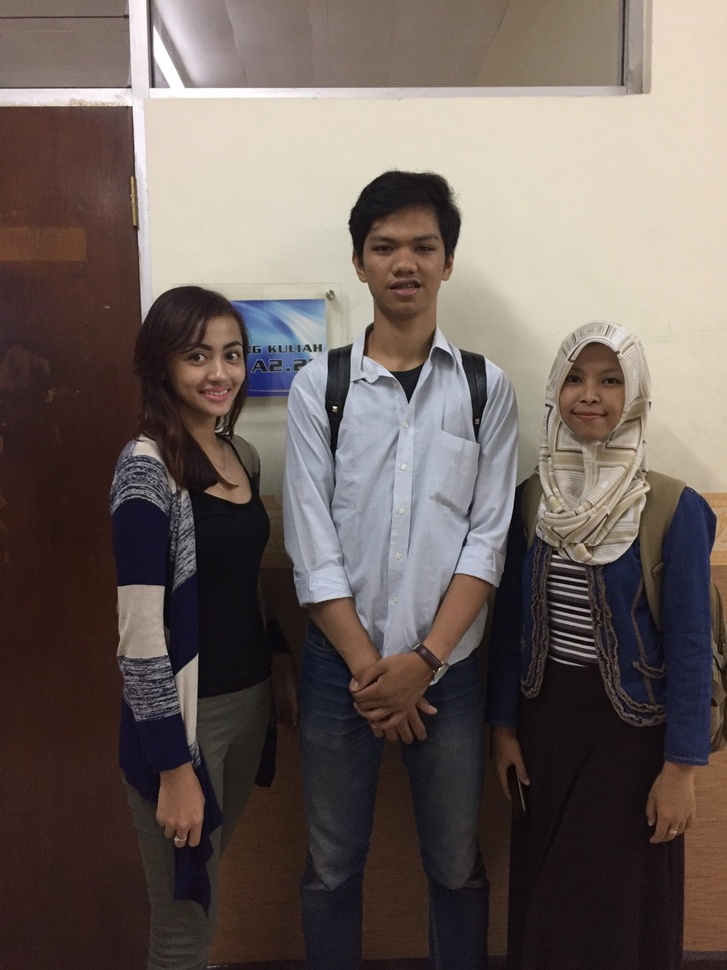
%> input picture foto.jpg, 727 x 970 px, shrunk from 1108 x 1478 before the run
$ octave aritmatika.m   (GNU Octave 9; MATLAB toolbox functions it lacks are replaced by stand-ins)
%> lines starting %> are read from the running program, lines starting %| are printed output that depends on the picture
clear all;
close all;
clc

%memanggil image
image = imread('foto.jpg');
%> image is the input picture: size 970x727x3 uint8; mean R, G, B 107.3, 95.6, 90.9

%mendapatkan komponen RGB
R = image (:,:,1); %mendapatkan komponen R
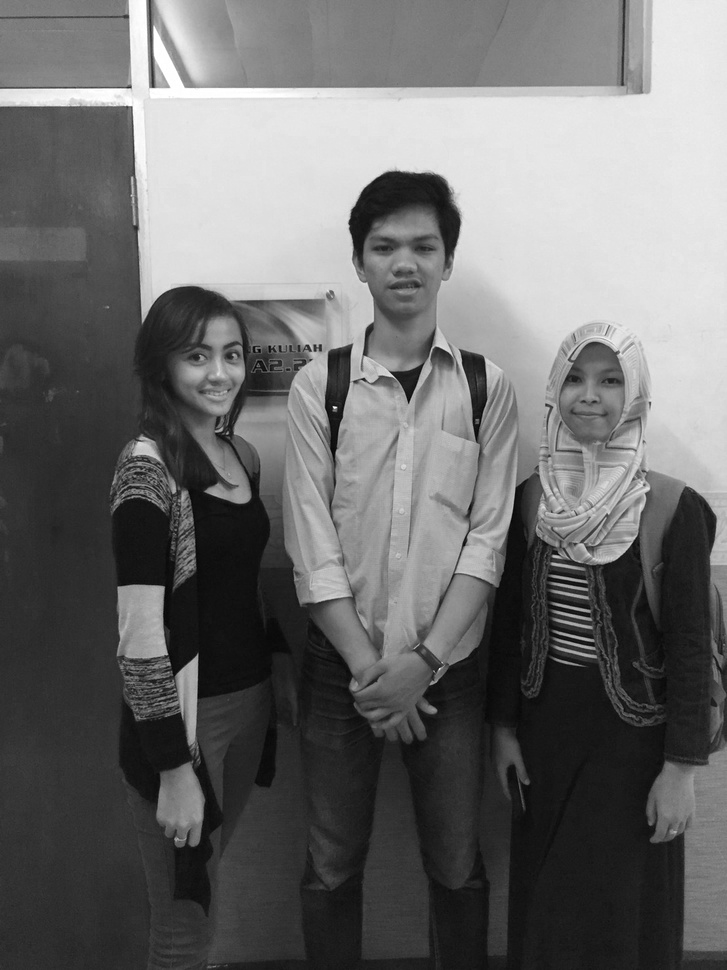
%> R: size 970x727 uint8; min 0, max 255, mean 107.3
G = image (:,:,2); %mendapatkan komponen G
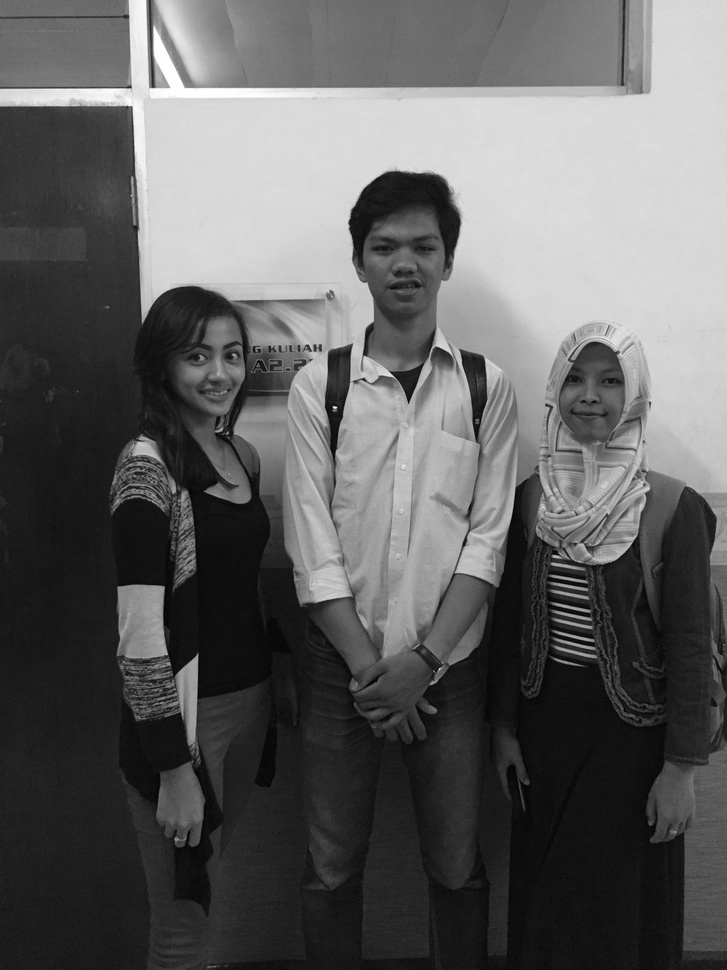
%> G: size 970x727 uint8; min 0, max 255, mean 95.6
B = image (:,:,3); %mendapatkan komponen B
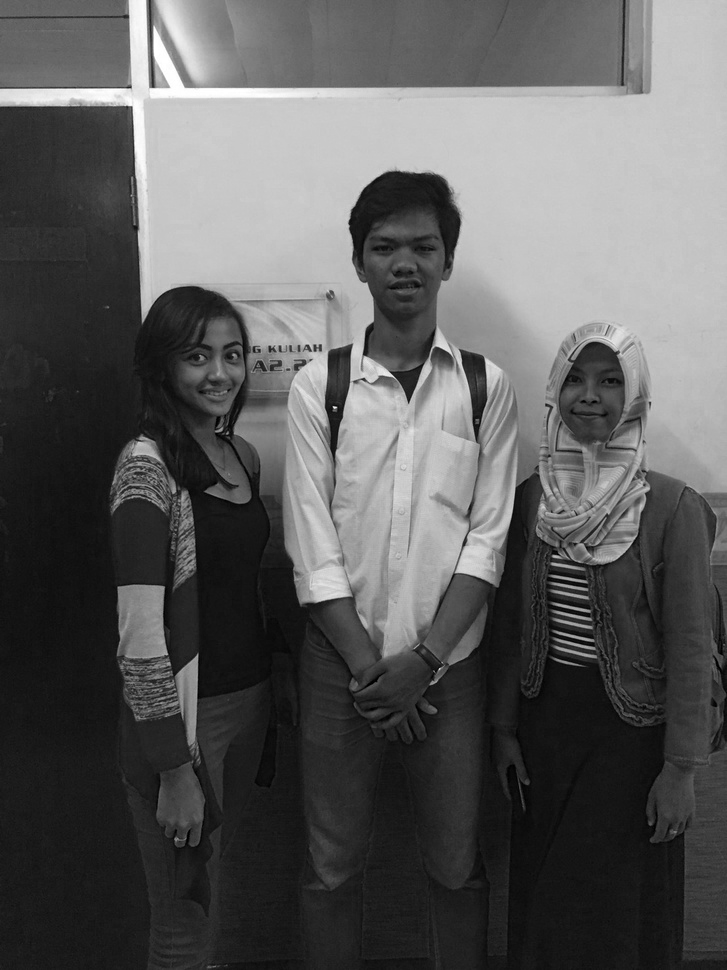
%> B: size 970x727 uint8; min 0, max 255, mean 90.9

%konversi citra berwarna ke citra keabuan
gray = 0.3*R + 0.6*G + 0.1*B;
%imshow(gray);

disp('');
disp('***** Operasi Aritmatika Citra Keabuan *****');

%input nilai x
x = input('masukan nilai x : ');
%> the answer given: 3

disp('');
disp('==Pilih Operasi Aritmatika==');
disp('1. Penjumlahan');
disp('2. Pengurangan');
disp('3. Perkalian');
disp('4. Pembagian');
disp('');
operasi = input('Pilih operasi aritmatika(1-4): ');
%> the answer given: 1

%operasi aritmatika
switch operasi
    case 1
        a = gray + x ;  %opersi penjumlahan
    case 2
        a = gray - x ;  %operasi pengurangan
    case 3
        a = gray * x ;  %operasi perkalian
    case 4
        a = gray / x ;  %operasi pembagian
end

disp('');
disp('**************** Kelompok 8 ****************');

%menampilkan citra keabuan
subplot(2,2,1);imshow(gray);title('Citra Keabuan');
%menampilkan histogram citra keabuan
subplot(2,2,2);imhist(gray);title('Histogram Citra Keabuan');
%menampilkan citra hasil operasi aritmatika
subplot(2,2,3);imshow(a);title('Citra Hasil Operasi Aritmatika');
%menampilkan histogram citra hasil operasi aritmatika
subplot(2,2,4);imhist(a);title('Histogram Citra Hasil Operasi Aritmatika');
%> after `title('Histogram Citra Hasil Operasi Aritmatika')`:
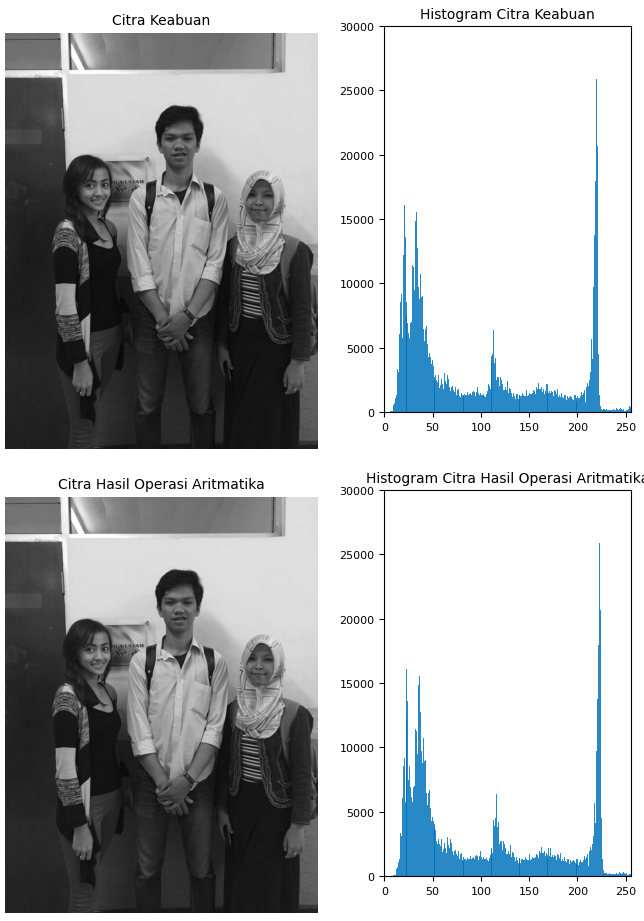
%> figure redrawn from the program's plot data, 4 panels

$ run again, with citra_abu.jpg copied over foto.jpg
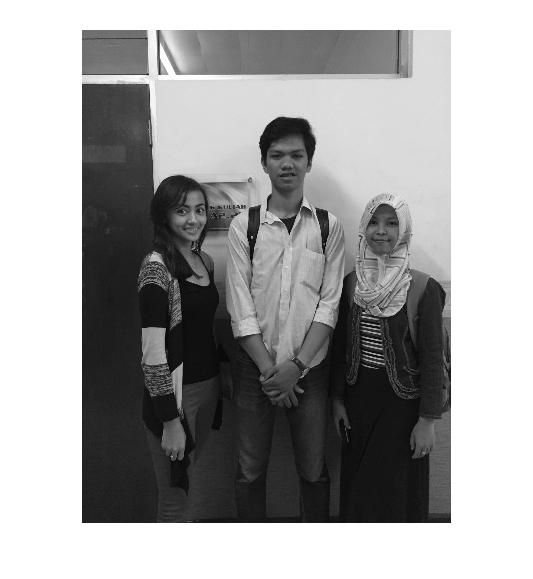
%> input picture citra_abu.jpg, 533 x 579 px
%> image is the input picture: size 579x533x3 uint8; min 0, max 255, mean 162.9
%> `title('Histogram Citra Hasil Operasi Aritmatika')`:
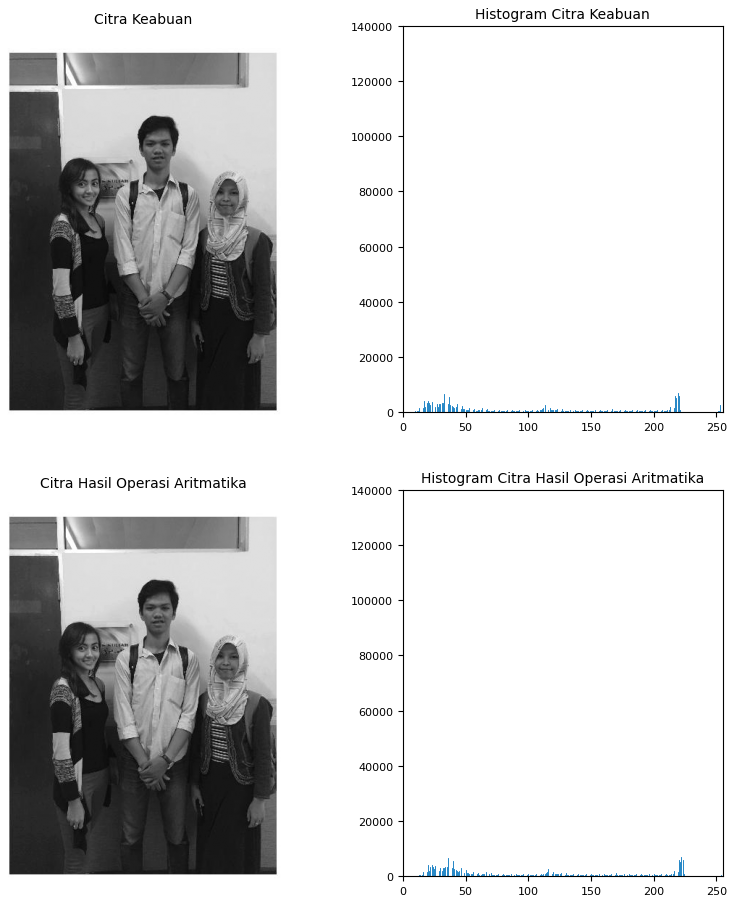
%> figure redrawn from the program's plot data, 4 panels
